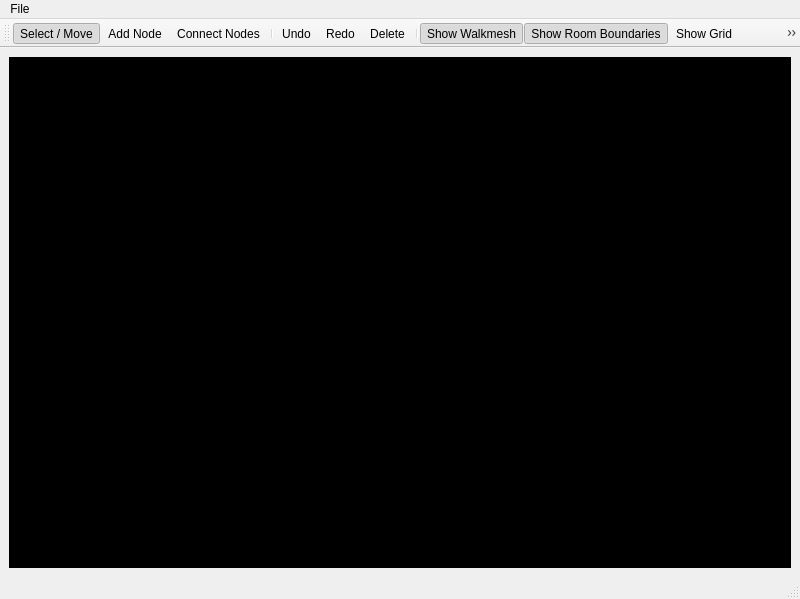
<?xml version="1.0" encoding="UTF-8"?>
<ui version="4.0">
 <class>MainWindow</class>
 <widget class="QMainWindow" name="MainWindow">
  <property name="geometry">
   <rect>
    <x>0</x>
    <y>0</y>
    <width>800</width>
    <height>599</height>
   </rect>
  </property>
  <property name="windowTitle">
   <string>MainWindow</string>
  </property>
  <widget class="QWidget" name="centralwidget">
   <layout class="QGridLayout" name="gridLayout">
    <item row="0" column="0">
     <widget class="WalkmeshRenderer" name="renderArea" native="true">
      <property name="sizePolicy">
       <sizepolicy hsizetype="MinimumExpanding" vsizetype="MinimumExpanding">
        <horstretch>0</horstretch>
        <verstretch>0</verstretch>
       </sizepolicy>
      </property>
      <property name="mouseTracking">
       <bool>true</bool>
      </property>
      <property name="focusPolicy">
       <enum>Qt::StrongFocus</enum>
      </property>
      <property name="contextMenuPolicy">
       <enum>Qt::CustomContextMenu</enum>
      </property>
      <property name="styleSheet">
       <string notr="true">background: black;</string>
      </property>
     </widget>
    </item>
   </layout>
  </widget>
  <widget class="QMenuBar" name="menubar">
   <property name="geometry">
    <rect>
     <x>0</x>
     <y>0</y>
     <width>800</width>
     <height>22</height>
    </rect>
   </property>
   <widget class="QMenu" name="menuFile">
    <property name="title">
     <string>File</string>
    </property>
    <addaction name="actionNew" />
    <addaction name="actionOpen" />
    <addaction name="actionSave" />
    <addaction name="actionSaveAs" />
    <addaction name="separator" />
    <addaction name="actionLoadWalkmesh" />
    <addaction name="separator" />
    <addaction name="actionExit" />
   </widget>
   <addaction name="menuFile" />
  </widget>
  <widget class="QToolBar" name="mainToolBar">
   <property name="windowTitle">
    <string>Path Editor Tools</string>
   </property>
   <property name="movable">
    <bool>true</bool>
   </property>
   <property name="floatable">
    <bool>true</bool>
   </property>
   <attribute name="toolBarArea">
    <enum>TopToolBarArea</enum>
   </attribute>
   <attribute name="toolBarBreak">
    <bool>false</bool>
   </attribute>
   <addaction name="actionSelect" />
   <addaction name="actionAddNode" />
   <addaction name="actionConnect" />
   <addaction name="separator" />
   <addaction name="actionUndo" />
   <addaction name="actionRedo" />
   <addaction name="actionDelete" />
   <addaction name="separator" />
   <addaction name="actionToggleWalkmesh" />
   <addaction name="actionShowRoomBoundaries" />
   <addaction name="actionShowGrid" />
   <addaction name="actionCenterCamera" />
  </widget>
  <widget class="QStatusBar" name="statusbar" />
  <action name="actionNew">
   <property name="text">
    <string>New</string>
   </property>
  </action>
  <action name="actionOpen">
   <property name="text">
    <string>Open</string>
   </property>
  </action>
  <action name="actionSave">
   <property name="text">
    <string>Save</string>
   </property>
  </action>
  <action name="actionSaveAs">
   <property name="text">
    <string>Save As</string>
   </property>
  </action>
  <action name="actionExit">
   <property name="text">
    <string>Exit</string>
   </property>
  </action>
  <action name="actionLoadWalkmesh">
   <property name="text">
    <string>Load Walkmesh</string>
   </property>
  </action>
  <action name="actionSelect">
   <property name="checkable">
    <bool>true</bool>
   </property>
   <property name="checked">
    <bool>true</bool>
   </property>
   <property name="text">
    <string>Select / Move</string>
   </property>
  </action>
  <action name="actionAddNode">
   <property name="checkable">
    <bool>true</bool>
   </property>
   <property name="text">
    <string>Add Node</string>
   </property>
  </action>
  <action name="actionConnect">
   <property name="checkable">
    <bool>true</bool>
   </property>
   <property name="text">
    <string>Connect Nodes</string>
   </property>
  </action>
  <action name="actionUndo">
   <property name="text">
    <string>Undo</string>
   </property>
  </action>
  <action name="actionRedo">
   <property name="text">
    <string>Redo</string>
   </property>
  </action>
  <action name="actionDelete">
   <property name="text">
    <string>Delete</string>
   </property>
  </action>
  <action name="actionToggleWalkmesh">
   <property name="checkable">
    <bool>true</bool>
   </property>
   <property name="checked">
    <bool>true</bool>
   </property>
   <property name="text">
    <string>Show Walkmesh</string>
   </property>
  </action>
  <action name="actionCenterCamera">
   <property name="text">
    <string>Center Camera</string>
   </property>
  </action>
  <action name="actionShowRoomBoundaries">
   <property name="checkable">
    <bool>true</bool>
   </property>
   <property name="checked">
    <bool>true</bool>
   </property>
   <property name="text">
    <string>Show Room Boundaries</string>
   </property>
  </action>
  <action name="actionShowGrid">
   <property name="checkable">
    <bool>true</bool>
   </property>
   <property name="text">
    <string>Show Grid</string>
   </property>
  </action>
 </widget>
 <customwidgets>
  <customwidget>
   <class>WalkmeshRenderer</class>
   <extends>QWidget</extends>
   <header location="global">toolset.gui.widgets.renderer.walkmesh</header>
   <container>1</container>
  </customwidget>
 </customwidgets>
 <resources />
 <connections />
</ui>
